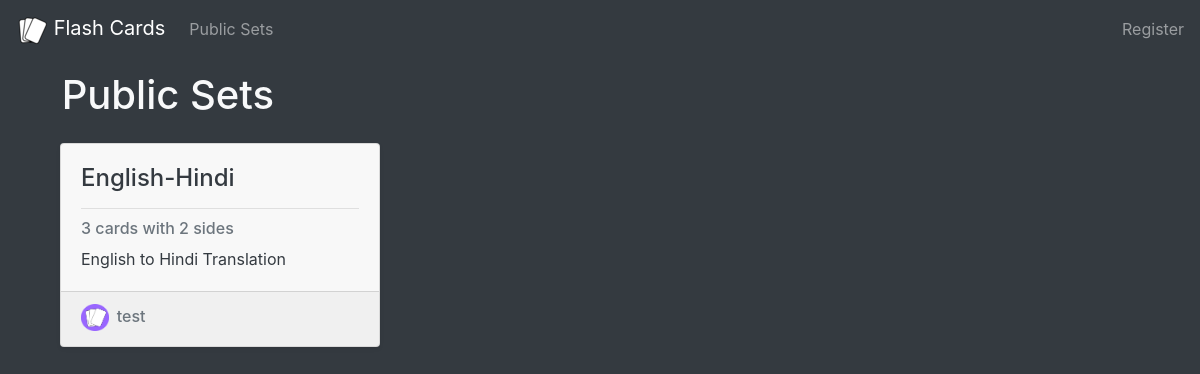
Page /publicsets on the committed database.
### models.py (models this page shows, shortened)
class Set_SQL(db.Model):
    __tablename__ = 'sets'
    set_id = db.Column(db.INTEGER(), primary_key=True)
    name = db.Column(db.String(255), nullable=False)
    description = db.Column(db.String(500))
    user_id = db.Column(db.ForeignKey('users.id'), nullable=False)
    public = db.Column(db.Boolean, nullable=False)
    user = db.relationship('User')

class User(UserMixin, db.Model):
    __tablename__ = 'users'
    id = db.Column(db.Integer, primary_key=True)
    name = db.Column(db.String(100), nullable=False, unique=False)
    email = db.Column(db.String(40), unique=True, nullable=False)
    password = db.Column(db.String(200), primary_key=False, unique=False, nullable=False)
    created_on = db.Column(db.String(100), index=False, unique=False, nullable=True)
    last_login = db.Column(db.String(100), index=False, unique=False, nullable=True)
    avatar = db.Column(db.String(200), unique=False, nullable=True)
    bio = db.Column(db.String(500), unique=False, nullable=True)

### views/home.py (the view)
@home_blueprint.route('/publicsets')
def public_sets():
    users = {}
    public_sets = build_sets_public(current_user)
    for set in public_sets:
        if set.user not in users:
            users[set.user] = db.session.query(User).filter_by(id=set.user).one()
    return render_template('all-sets.html', sets=public_sets, users=users, public=True)

### flashcard.py (called while the page is built)
    def num_cards(self):
        return len(self.cards)

    def num_sides(self):
        return len(self.sides)

### queries.py (called while the page is built)
def query_cells(card_id):  # returns a dictionary of cells {side_id: [info, card_id]} for a given card_id
    records = db.session.query(Cell_SQL).filter_by(card_id=card_id).all()
    cells = {}
    for record in records:
        cells[record.side_id] = [record.info, record.card_id]
    return cells

def query_cards(id):  # returns an array of Card objects for a given set_id
    records = db.session.query(Card_SQL).filter_by(set_id=id).all()
    cards = []
    for record in records:
        card = Card(record.card_ID, record.card_order, query_cells(record.card_ID), record.set_id)
        cards.append(card)
    return cards

def query_sides(set_id):  # returns a dictionary of {id_name: [order, name, set_id]} for a given set_id
    records = db.session.query(Side_SQL).filter_by(set_id=set_id).all()
    sides = {}
    for record in records:
        sides[record.side_id] = [record.side_order, record.name, record.set_id]
    return sides

def query_sets(records):  # returns an array of all sets where each set is an array of form [set_id, name, description, user_id, public]
    sets = []
    for record in records:
        set = [record.set_id, record.name, record.description, record.user_id, record.public]
        sets.append(set)
    return sets

def query_sets_public(user): # returns all publicly visible sets
    records = db.session.query(Set_SQL).filter_by(public=True).order_by(desc(Set_SQL.set_id)).all()
    all_records = query_sets(records)
    return all_records

def build_sets(records):  # builds an array of Set objects for all sets in db using query methods
    sets = []
    for record in records:
        set = Set(record[0], record[1], record[2], query_sides(record[0]), query_cards(record[0]), record[3], record[4])
        sets.append(set)
    return sets

def build_sets_public(user): # builds an array of Set objects for all public sets
    return build_sets(query_sets_public(user))

### templates/all-sets.html
{% extends "base.html" %}
{% block head %}
    {{super()}}
    <link rel= "stylesheet" type= "text/css" href= "{{ url_for('static',filename='styles/home.css') }}">
{% endblock %}
{% set title = "Public Sets" if public else "My Sets" %}
{% block body %}
    {% from 'set-card.html' import card %}
    <div class="title-text text-light"><h1>{{ title }}</h1></div>
        <div class="card-deck text-dark">
            {% for set in sets %}
                {{ card(set, users[set.user]) }}
            {% endfor %}
        </div>
{% endblock %}

### templates/set-card.html
{% macro card(set, user) %}
<div class="col-md-4 mt-3">
    <div class="card d shadow-sm">
        <div class="card-body">
            <h4 class="card-title">{{ set.name }}</h4>
            <a href= "{{url_for('set.set', set_id=set.id_num)}}" class="stretched-link"><hr></a>
            <h6 class="card-subtitle mb-2 text-muted">{{ set.num_cards() }} cards with {{ set.num_sides() }} sides</h6>
            <p class="card-text">{{ set.description }}</p>
        </div>
        <a href="{{ url_for('home.profile', username=user.name) }}" style="z-index: 2; position: relative">
        <div class="card-footer text-muted">
            <img src="{{ url_for('static', filename=user.avatar) }}" style="width:10%"><h6 class="ml-2" style="display: inline-block">{{ user.name }}</h6>
        </div></a>
    </div>
</div>
{% endmacro %}

### static/styles/home.css (style rules this page uses)
div.title-text { margin-left: 1.5% }
.card { background-color: #f8f8f8ff }

### rows in the picture
Set_SQL: name "English-Hindi", num_cards "3", num_sides "2", description "English to Hindi Translation", avatar (picture)
User: name "test"

### other values in the picture
{{ title }} "Public Sets"
